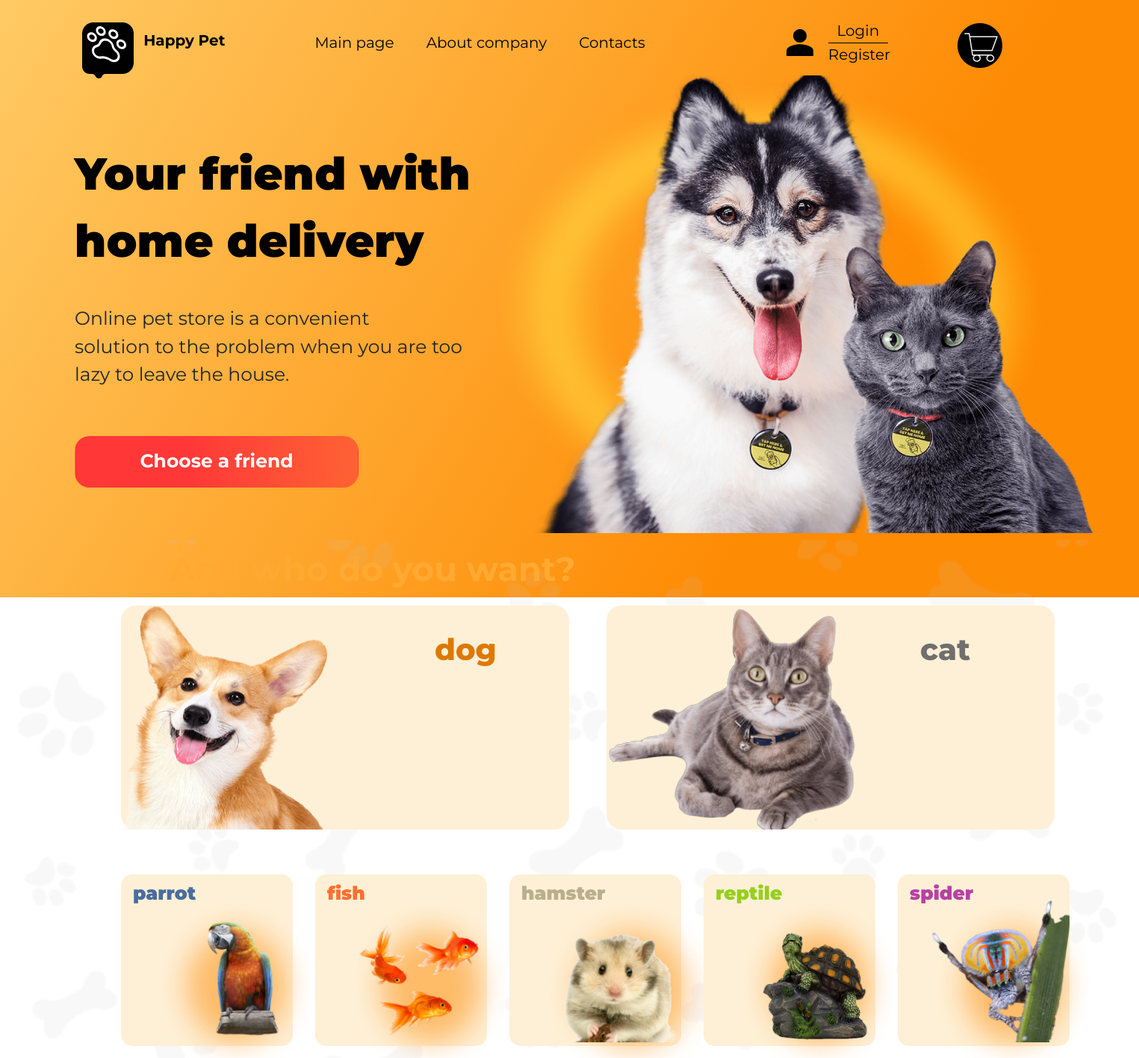
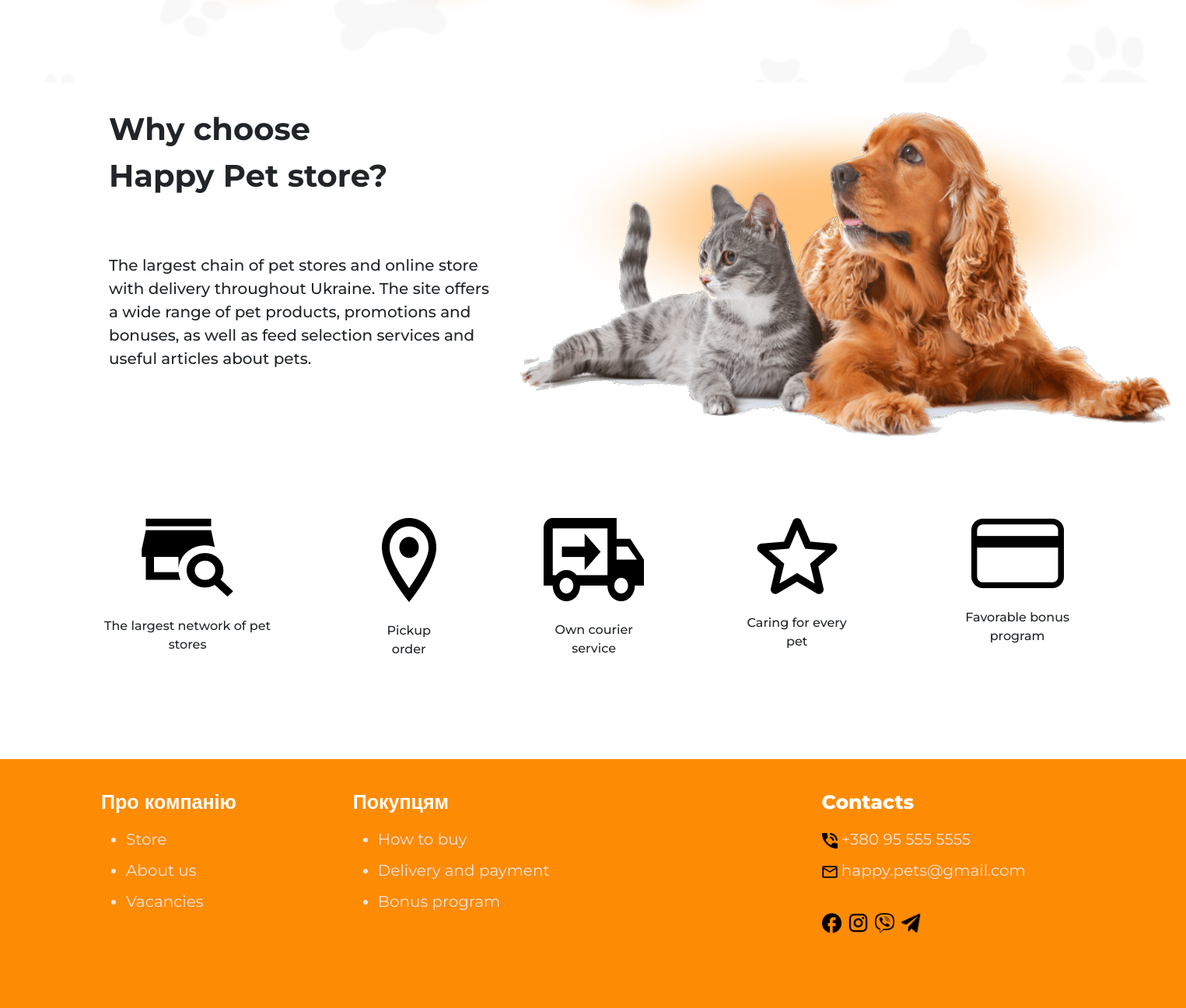
The page / on the database its author committed (2 pictures, top to bottom).
### main/models.py (models this page shows, shortened)
class Category(models.Model):
    name = models.CharField(max_length=100, db_index=True)
    slug = models.SlugField(max_length=255, unique=True, db_index=True)
    def get_absolute_url(self):
        return reverse('category', kwargs={'cat_slug': self.slug})

### main/views.py (the view)
# urls.py: path('', MainIndex.as_view(), name='home'),
class MainIndex(DataMixin, ListView):
    model = Pet
    template_name = "main/index.html"
    context_object_name = "posts"
    def get_context_data(self, *, object_list=None, **kwargs):
        context = super().get_context_data(**kwargs)
        c_def = self.get_user_context(title="Main")
        return dict(list(context.items()) + list(c_def.items()))

### main/utils.py (called while the page is built)
    def get_user_context(self, *, object_list=None, **kwargs):
        context = kwargs
        cats = Category.objects.all()
        context["menu"] = menu
        context["cats"] = cats
        for category in cats:
            context[category.name.lower()] = category
        return context

### main/templates/main/index.html (shortened to what this page needs)
{% extends 'main/base.html' %}
{% load static %}
{% block static-files %}
    <link rel="stylesheet" href="{% static 'main/css/base.css' %}">
    <link rel="stylesheet" href="{% static 'main/css/main.css' %}">
{% endblock static-files %}
{% block content %}
<div class="entry">
    <div class="entry-info">
        <div class="entry-title">
            Your friend with <br> home delivery
        </div>
        <div class="entry-desc">
            Online pet store is a convenient <br>
            solution to the problem when you are too <br>
            lazy to leave the house.
        </div>
        <div class="entry-btn">
              <form action="#form-to-choose">
                <button type="btn" class="btn" style="width:380px; height:69px;">Choose a friend</button>
              </form>
        </div>
    </div>
    <div class="entry-pic">
        <img src="{% static 'main/img/entry-pic.png' %}" style="width:760px; height:613px;" >
    </div>
</div>
<div id="form-to-choose" class="form-to-choose">
    <div class="choose-title">
        And who do you want?
    </div>
    <div class="card-holder">
        <div class="main-cards">
            <a href="{{dog.get_absolute_url}}">
                <div class="main-card" style="width:600px; height:300px;">
                    <img class="main-card-pics" src="{% static 'main/img/dog-for-card.png' %}" style="width:279px; height:300px;" >
                    <h1 class="card-link-dogs">{{dog.name}}</h1>
                </div>
            </a>
            <a href="{{cat.get_absolute_url}}">
                <div class="main-card" style="width:600px; height:300px;">
                    <img class="main-card-pics" src="{% static 'main/img/cat-for-card.png' %}" style="width:340px; height:300px;" >
                    <h1 class="card-link-cats">{{cat.name}}</h1>
                </div>
            </a>
        </div>
        <div class="cards">
            <a href="{{parrot.get_absolute_url}}">
                <div class="card" style="width:230px; height:230px;">
                    <h1 class="card-link-parrots">{{parrot.name}}</h1>
                    <img class="card-pic-parrots" src="{% static 'main/img/parrot-for-card.png' %}" style="width:130px; height:170px;">
                </div>
            </a>
            <a href="{{fish.get_absolute_url}}">
                <div class="card" style="width:230px; height:230px;">
                    <h1 class="card-link-fishes">{{fish.name}}</h1>
                    <img class="card-pic-fishes" src="{% static 'main/img/fish-for-card.png' %}" style="width:190px; height:170px;">
                </div>
            </a>
            <a href="{{hamster.get_absolute_url}}">
                <div class="card" style="width:230px; height:230px;">
                    <h1 class="card-link-hamsters">{{hamster.name}}</h1>
                    <img class="card-pic-hamsters" src="{% static 'main/img/hamster-for-card.png' %}" style="width:210px; height:170px;">
                </div>
            </a>
            <a href="{{reptile.get_absolute_url}}">
                <div class="card" style="width:230px; height:230px;">
                    <h1 class="card-link-reptiles">{{reptile.name}}</h1>
                    <img class="card-pic-reptiles" src="{% static 'main/img/reptile-for-card.png' %}" style="width:190px; height:190px;">
                </div>
            </a>
            <a href="{{spider.get_absolute_url}}">
                <div class="card" style="width:230px; height:230px;">
                    <h1 class="card-link-spiders">{{spider.name}}</h1>
                    <img class="card-pic-spiders" src="{% static 'main/img/spider-for-card.png' %}" style="width:195px; height:190px;">
                </div>
            </a>
        </div>
    </div>
</div>
<div class="middle">
    <div class="middle-info">
        <div class="middle-title">
            Why choose <br> Happy Pet store?
        </div>
        <div class="middle-desc">
            The largest chain of pet stores and online store <br>
            with delivery throughout Ukraine. The site offers <br>
            a wide range of pet products, promotions and <br>
            bonuses, as well as feed selection services and <br>
            useful articles about pets.
        </div>
    </div>
        <img class="middle-pic" src="{% static 'main/img/middle-pic.png' %}" style="width:870px; height:440px;">
</div>
<div class="under-middle">
    <div class="info-card">
        <img src="{% static 'main/img/info-card-1.png' %}">
        <p>The largest network of pet stores</p>
    </div>
    <div class="info-card">
        <img src="{% static 'main/img/info-card-2.png' %}">
        <p>Pickup order</p>
    </div>
    <div class="info-card">
        <img src="{% static 'main/img/info-card-3.png' %}">
        <p>Own courier <br> service</p>
    </div>
    <div class="info-card">
        <img src="{% static 'main/img/info-card-4.png' %}">
        <p>Caring for every pet</p>
    </div>
    <div class="info-card">
        <img src="{% static 'main/img/info-card-5.png' %}">
        <p>Favorable bonus program</p>
    </div>
</div>
{% endblock content %}

### main/static/main/css/base.css (style rules this page uses)
body { font-family: 'Montserrat', sans-serif; }

### main/static/main/css/main.css (style rules this page uses)
body { background-image: linear-gradient(120.7deg, #FFCB65 -0.48%, #FE8B04 71.13%); height: 100vh; background-repeat: no-repeat; background-size: cover; }
.entry { display: flex; margin-left: 100px; position: relative; }
.entry-title { margin-top: 100px; font-size: 60px; font-weight: 900; color: #000000; }
.entry-desc { margin-top: 40px; font-size: 25px; font-weight: 400; }
.btn { transition: 0.6s; margin-top: 63px; background: linear-gradient(92.94deg, #FF3737 39.2%, rgba(255, 55, 55, 0.61) 99.34%); border-radius: 20px; font-size: 25px; font-weight: 700; color: #fff; }
.entry-pic { bottom: 9px; right: 60px; position: absolute; }
.choose-title { padding-top: 5px; padding-left: 227px; font-size: 45px; font-weight: 700; color: rgba(255, 169, 50, 1); }
.form-to-choose { background-image: url(../img/card-holder-bg.png); height: 100vh; background-repeat: no-repeat; background-size: cover; }
.card-holder { margin-top: 15px; margin-left: 162px; }
.main-cards { display: flex; }
.main-card { display: flex; border-radius: 20px; background: rgba(254, 240, 214, 1); margin-right: 50px; transition: all 0.2s ease-in-out; }
.card-link-dogs, .card-link-cats { position: absolute; margin-top: 35px; margin-left: 420px; font-size: 40px; font-weight: 800; }
.card-link-dogs { color: rgba(222, 120, 1, 1); }
.card-link-cats { color: rgba(112, 111, 109, 1); }
.cards { margin-top: 60px; display: flex; }
.card { border: none; border-radius: 15px; background: rgba(254, 240, 214, 1); margin-right: 30px; transition: all 0.2s ease-in-out; }
.card-link-parrots, .card-link-fishes, .card-link-hamsters, .card-link-reptiles, .card-link-spiders { position: absolute; font-size: 25px; font-weight: 900; margin-left: 16px; margin-top: 10px; }
.card-link-parrots { color: #496D9E; }
.card-link-fishes { color: #FF6F2F; }
.card-link-hamsters { color: #B9AF8C; }
.card-link-reptiles { color: #96CF1F; }
.card-link-spiders { color: #B841A5; }
.card-pic-parrots { margin-left: 100px; margin-top: 50px; position: absolute; }
.card-pic-fishes { margin-top: 60px; margin-left: 45px; position: absolute; }
.card-pic-hamsters { margin-top: 55px; margin-left: 40px; position: absolute; }
.card-pic-reptiles { margin-top: 55px; margin-left: 55px; position: absolute; }
.card-pic-spiders { margin-top: 35px; margin-left: 35px; position: absolute; }
.middle { display: flex; margin-top: 30px; padding-left: 140px; }
.middle-info { display: block; }
.middle-title { font-size: 40px; font-weight: 700; }
.middle-desc { margin-top: 70px; font-size: 20px; font-weight: 500; }
.middle-pic { position: absolute; margin-left: 505px; }
.under-middle { margin-top: 180px; background: #fff; padding-left: 130px; display: flex; height: 40vh; }
.info-card { margin-top: 10px; display: block; margin-right: 130px; }
.info-card img { display: block; margin-left: auto; margin-right: auto; }
.info-card p { font-size 25px; font-weight: 500; margin-top: 25px; text-align: center; }

### rows shown on the page
Category: name "dog"
Category: name "cat"
Category: name "parrot"
Category: name "fish"
Category: name "hamster"
Category: name "reptile"
Category: name "spider"

### other values the page prints
{{ el.title }} "Main page" "About company" "Contacts"
